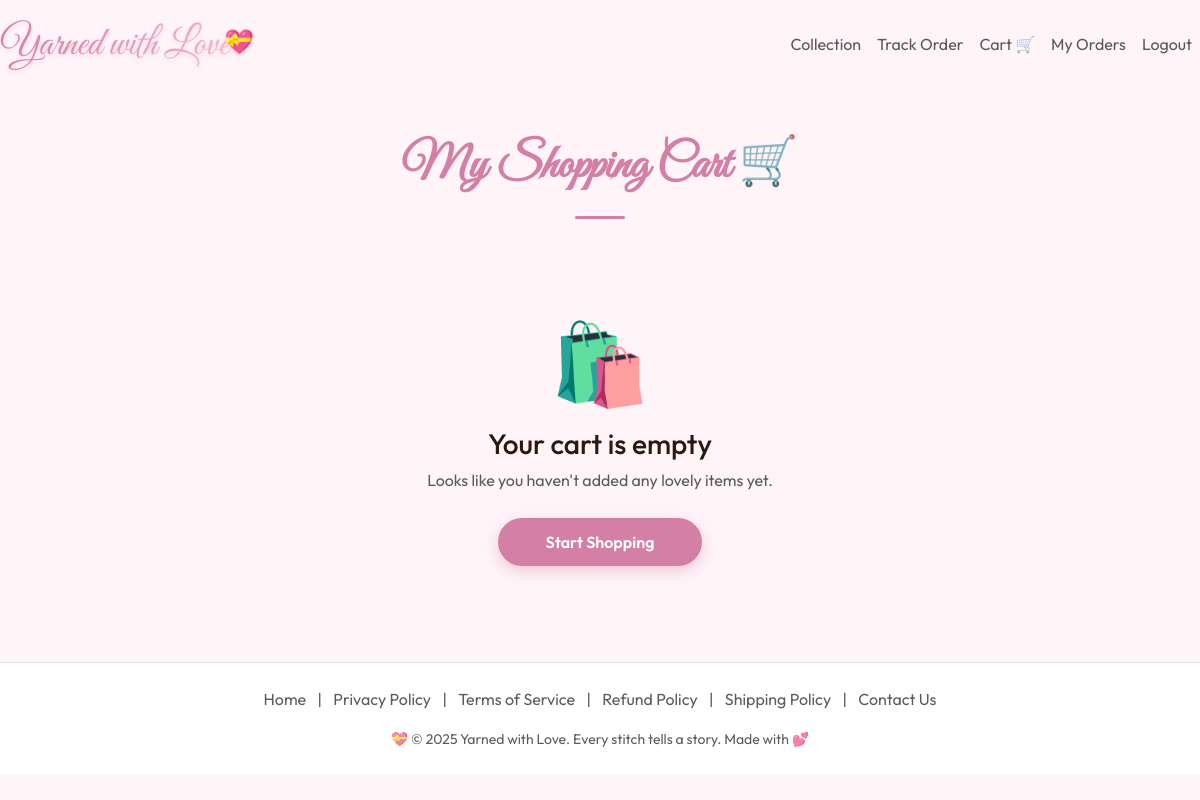
Before: /cart/ (signed in) with the older database file.
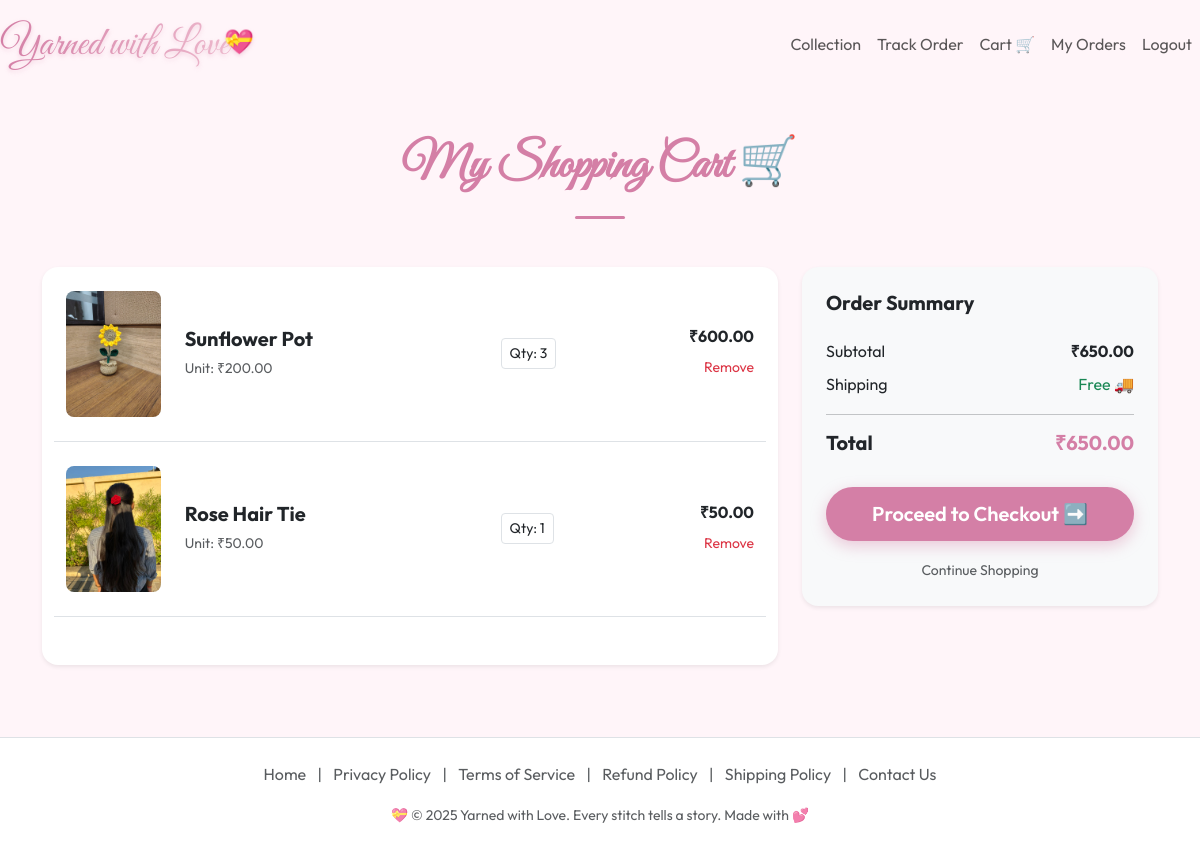
After: the same page with the newer database file.
### store/models.py (models this page shows, shortened)
class CartItem(models.Model):
    cart = models.ForeignKey(Cart, on_delete=models.CASCADE, related_name='items')
    product = models.ForeignKey(Product, on_delete=models.CASCADE)
    quantity = models.PositiveIntegerField(default=1, validators=[MinValueValidator(1)])
    customization_notes = models.TextField(blank=True, help_text="Special requests for this item")
    class Meta:
        unique_together = ['cart', 'product']
    def get_subtotal(self):
        return self.product.price * self.quantity

class Product(models.Model):
    artisan = models.ForeignKey(settings.AUTH_USER_MODEL, on_delete=models.CASCADE, related_name='products')
    category = models.ForeignKey(Category, on_delete=models.SET_NULL, null=True, blank=True)
    name = models.CharField(max_length=200)
    description = models.TextField()
    price = models.DecimalField(max_digits=10, decimal_places=2, validators=[MinValueValidator(0.01)])
    mrp = models.DecimalField(max_digits=10, decimal_places=2, null=True, blank=True, help_text="Maximum Retail Price (for discount display)")
    image = models.ImageField(upload_to='products/', blank=True, null=True)
    short_description = models.TextField(blank=True, help_text="Short intro for the product page")
    key_features = models.TextField(blank=True, help_text="Enter each feature on a new line")
    care_instructions = models.TextField(blank=True, help_text="Enter each instruction on a new line")
    specifications = models.TextField(blank=True, help_text="Comma-separated specs (e.g. 'Size: Small, Material: Cotton')")
    is_returnable = models.BooleanField(default=False, help_text="Is this item eligible for return?")
    estimated_days_to_complete = models.PositiveIntegerField(default=7, validators=[MinValueValidator(1)], help_text="Estimated days to make this item")
    is_active = models.BooleanField(default=True, help_text="Uncheck to hide this product")
    created_at = models.DateTimeField(auto_now_add=True)
    updated_at = models.DateTimeField(auto_now=True)
    class Meta:
        ordering = ['-created_at']
        indexes = [
            models.Index(fields=['artisan', '-created_at']),
            models.Index(fields=['category', '-created_at']),
            models.Index(fields=['is_active']),
        ]

class Cart(models.Model):
    user = models.OneToOneField(settings.AUTH_USER_MODEL, on_delete=models.CASCADE, related_name='cart')
    created_at = models.DateTimeField(auto_now_add=True)
    updated_at = models.DateTimeField(auto_now=True)
    def get_total_price(self):
        return sum(item.get_subtotal() for item in self.items.all())

### store/views.py (the view)
# urls.py: path('cart/', views.view_cart, name='view_cart'),
@login_required
def view_cart(request):
    cart, created = Cart.objects.get_or_create(user=request.user)
    return render(request, 'store/cart.html', {'cart': cart})

### templates/store/cart.html (shortened to what this page needs)
{% extends 'base.html' %}
{% load static %}
{% block content %}
<div class="container py-5">
    <div class="text-center mb-5">
        <h1 class="display-5 fw-bold" style="font-family: 'Great Vibes', cursive; color: var(--primary-color);">My
            Shopping Cart 🛒</h1>
        <div class="section-divider"></div>
    </div>
    {% if cart.items.exists %}
    <div class="row">
        <div class="col-lg-8">
            <div class="card border-0 shadow-sm rounded-4 mb-4">
                <div class="card-body p-4">
                    {% for item in cart.items.all %}
                    <div class="row align-items-center mb-4 pb-4 border-bottom last-no-border">
                        <div class="col-3 col-md-2">
                            {% if item.product.image %}
                            <img src="{{ item.product.image.url }}" class="img-fluid rounded-3"
                                alt="{{ item.product.name }}">
                            {% else %}
                            <div class="bg-light rounded-3 d-flex align-items-center justify-content-center"
                                style="height: 80px;">🧶</div>
                            {% endif %}
                        </div>
                        <div class="col-9 col-md-5">
                            <h5 class="fw-bold mb-1"><a href="{% url 'product_detail' item.product.pk %}"
                                    class="text-decoration-none text-dark">{{ item.product.name }}</a></h5>
                            <small class="text-muted">Unit: ₹{{ item.product.price }}</small>
                        </div>
                        <div class="col-6 col-md-3 text-center mt-3 mt-md-0">
                            <div class="input-group input-group-sm w-75 mx-auto">
                                <span class="input-group-text bg-white">Qty: {{ item.quantity }}</span>
                            </div>
                        </div>
                        <div class="col-6 col-md-2 text-end mt-3 mt-md-0">
                            <h6 class="fw-bold mb-2">₹{{ item.get_subtotal }}</h6>
                            <a href="{% url 'remove_from_cart' item.pk %}"
                                class="text-danger small text-decoration-none">Remove</a>
                        </div>
                    </div>
                    {% endfor %}
                </div>
            </div>
        </div>
        <div class="col-lg-4">
            <div class="card border-0 shadow-sm rounded-4 bg-light">
                <div class="card-body p-4">
                    <h5 class="fw-bold mb-4">Order Summary</h5>
                    <div class="d-flex justify-content-between mb-2">
                        <span>Subtotal</span>
                        <span class="fw-bold">₹{{ cart.get_total_price }}</span>
                    </div>
                    <div class="d-flex justify-content-between mb-3">
                        <span>Shipping</span>
                        <span class="text-success">Free 🚚</span>
                    </div>
                    <hr>
                    <div class="d-flex justify-content-between mb-4">
                        <span class="h5 fw-bold">Total</span>
                        <span class="h5 fw-bold" style="color: var(--primary-color);">₹{{ cart.get_total_price }}</span>
                    </div>
                    <div class="d-grid">
                        <a href="{% url 'checkout' %}" class="btn btn-main btn-lg">Proceed to Checkout ➡️</a>
                    </div>
                    <div class="text-center mt-3">
                        <a href="{% url 'product_list' %}" class="text-muted small text-decoration-none">Continue
                            Shopping</a>
                    </div>
                </div>
            </div>
        </div>
    </div>
    {% else %}
    <div class="text-center py-5">
        <div class="display-1 mb-3">🛍️</div>
        <h3>Your cart is empty</h3>
        <p class="text-muted mb-4">Looks like you haven't added any lovely items yet.</p>
        <a href="{% url 'product_list' %}" class="btn btn-main px-5">Start Shopping</a>
    </div>
    {% endif %}
</div>
{% endblock %}

### templates/base.html (shortened to what this page needs)
{% load static %}
<!DOCTYPE html>
<html lang="en">
<head>
    <link href="https://cdn.jsdelivr.net/npm/bootstrap@5.3.0/dist/css/bootstrap.min.css" rel="stylesheet">
    <link rel="stylesheet" href="{% static 'css/style.css' %}">
</head>
<body>
    <div id="content-wrapper">
        {% include 'navbar.html' %}
        <div class="container-fluid p-0">
            {% block content %}{% endblock %}
        </div>
        {% include 'footer.html' %}
    </div>
</body>
</html>

### templates/navbar.html (shortened to what this page needs)
{% load static %}
<nav class="navbar navbar-expand-lg">
    <div class="container-fluid p-0">
        <a class="navbar-brand logo" href="{% url 'product_list' %}">Yarned with Love</a>
        <div class="collapse navbar-collapse" id="navbarNav">
            <ul class="navbar-nav ms-auto nav-links align-items-center">
                {% if user.is_authenticated %}
                {% if user.is_artisan %}
                <li class="nav-item">
                    <a class="nav-link fw-bold text-primary" href="{% url 'artisan_dashboard' %}">🎨 Dashboard</a>
                </li>
                <li class="nav-item">
                    <a class="nav-link" href="{% url 'artisan_products_list' %}">Collection</a>
                </li>
                <li class="nav-item">
                    <form action="{% url 'account_logout' %}" method="post" class="d-inline">
                        {% csrf_token %}
                        <button type="submit" class="nav-link btn-logout"
                            style="background: none; border: none; cursor: pointer;">Logout</button>
                    </form>
                </li>
                {% else %}
                <li class="nav-item">
                    <a class="nav-link" href="{% url 'product_list' %}#collection">Collection</a>
                </li>
                <li class="nav-item">
                    <a class="nav-link" href="{% url 'track_order_search' %}">Track Order</a>
                </li>
                <li class="nav-item">
                    <a class="nav-link" href="{% url 'view_cart' %}">Cart 🛒</a>
                </li>
                <li class="nav-item">
                    <a class="nav-link" href="{% url 'my_orders' %}">My Orders</a>
                </li>
                <li class="nav-item">
                    <form action="{% url 'account_logout' %}" method="post" class="d-inline">
                        <button type="submit" class="nav-link btn-logout"
                            style="background: none; border: none; cursor: pointer;">Logout</button>
                    </form>
                </li>
                {% endif %}
                {% endif %}
            </ul>
        </div>
    </div>
</nav>

### templates/footer.html
<footer class="text-center py-4 mt-auto border-top bg-white">
    <div class="container">
        <div class="mb-3">
            <a href="{% url 'product_list' %}" class="text-decoration-none text-muted mx-2">Home</a>
            <span class="text-muted">|</span>
            <a href="{% url 'privacy_policy' %}" class="text-decoration-none text-muted mx-2">Privacy Policy</a>
            <span class="text-muted">|</span>
            <a href="{% url 'terms_of_service' %}" class="text-decoration-none text-muted mx-2">Terms of Service</a>
            <span class="text-muted">|</span>
            <a href="{% url 'refund_policy' %}" class="text-decoration-none text-muted mx-2">Refund Policy</a>
            <span class="text-muted">|</span>
            <a href="{% url 'shipping_policy' %}" class="text-decoration-none text-muted mx-2">Shipping Policy</a>
            <span class="text-muted">|</span>
            <a href="{% url 'contact_us' %}" class="text-decoration-none text-muted mx-2">Contact Us</a>
        </div>
        <p class="mb-0 text-muted small">💝 &copy; {% now "Y" %} Yarned with Love. Every stitch tells a story. Made with
            💕</p>
    </div>
</footer>

### static/css/style.css (style rules this page uses)
:root { --primary-color: #d47fa6; --secondary-color: #ff9eb7; --bg-light: #fff5f9; --text-dark: #2c1810; --white: #ffffff; --shadow: 0 10px 30px rgba(212, 127, 166, 0.15); }
body { font-family: 'Outfit', sans-serif; color: var(--text-dark); background-color: var(--bg-light); margin: 0; line-height: 1.6; }
a { text-decoration: none; color: inherit; transition: 0.3s; }
.section-divider { width: 50px; height: 3px; background: var(--primary-color); margin: 20px auto; border-radius: 2px; }
.logo { font-family: 'Great Vibes', cursive !important; font-weight: 400; font-size: 2.5rem !important; background: linear-gradient(to right, #d47fa6, #eebbce, #d47fa6); background-size: 200% auto; -webkit-background-clip: text; background-clip: text; color: transparent; animation: shine 4s linear infinite; position: relative; display: inline-block; filter: drop-shadow(0 2px 2px rgba(212, 127, 166, 0.3)); padding-right: 15px; }
.logo::after { content: '💝'; font-size: 1.5rem; position: absolute; right: -10px; top: 50%; transform: translateY(-50%); animation: bounce 2s infinite; color: initial; -webkit-text-fill-color: initial; }
.btn-main { background: var(--primary-color); color: white; padding: 12px 35px; border-radius: 50px; font-weight: 600; box-shadow: 0 5px 15px rgba(212, 127, 166, 0.4); border: none; }

Changed rows visible on the page:
added CartItem: product.image (picture), product.name "Sunflower Pot", product.price "200.00", quantity "3", get_subtotal "600.00"
added CartItem: product.image (picture), product.name "Rose Hair Tie", product.price "50.00", quantity "1", get_subtotal "50.00"
added Cart: get_total_price "650.00"
Other visible differences:
text no longer shown: "🛍️ Your cart is empty Looks like you haven't added any lovely items yet. Start Shopping"
text now shown: "Order Summary Subtotal ₹ Shipping Free 🚚 Total ₹ Proceed to Checkout ➡️ Continue Shopping"
